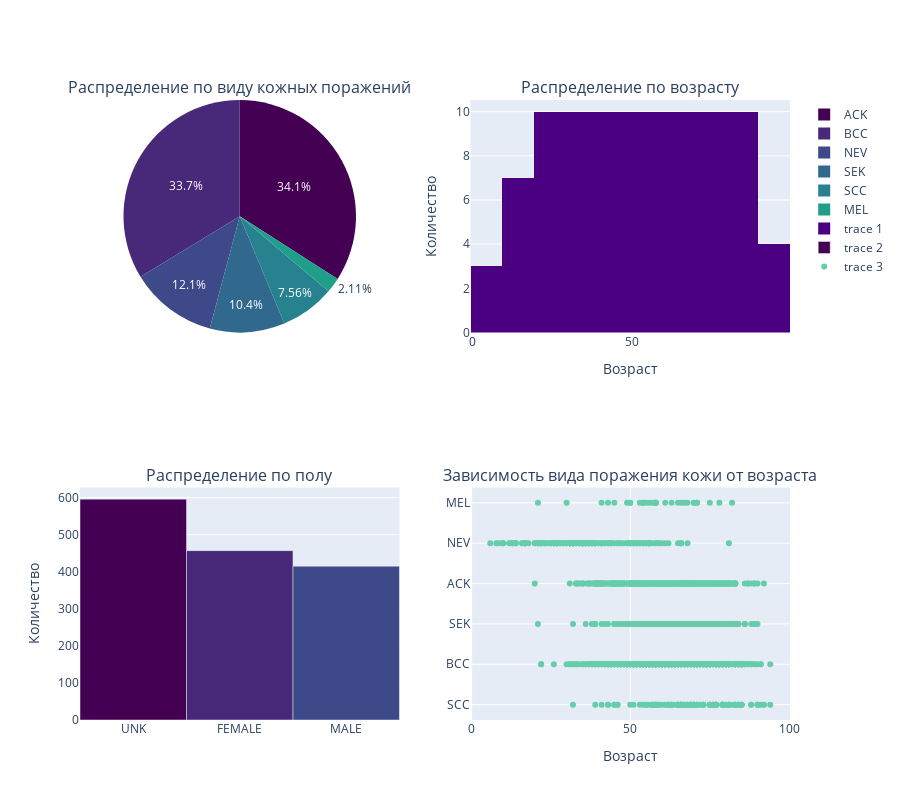

This figure's notebook cell:
### Markdown cell above
Заполним пропуски в столбце "gender" для рассмотрения полноты данных по основным признакам путем динамической визуализации.

### Code cell
# Добавление динамической визуализации


fig = make_subplots(rows=2, cols=2,
                    specs=[[{"type": "domain"}, {"type": "xy"}],
                           [{"type": "xy"}, {"type": "xy"}]],
                    subplot_titles=(
                        "Распределение по виду кожных поражений",
                        "Распределение по возрасту",
                        "Распределение по полу",
                        "Зависимость вида поражения кожи от возраста"
                    )
)

diagnostic = raw_data['diagnostic'].value_counts()
fig.add_trace(
    go.Pie(
        labels=diagnostic.index.tolist(),
        values=diagnostic.values.tolist(),
        marker=dict(colors=px.colors.sequential.Viridis)
        ),
    row=1, col=1
)

age = raw_data['age'].value_counts()
fig.add_trace(
    go.Histogram(
        x=age.index,
        y=age.values,
        marker_color='indigo'
        ),
    row=1, col=2
)

data_without_nan = raw_data['gender'].cat.add_categories("UNK").fillna("UNK")
gender = data_without_nan.value_counts()
fig.add_trace(
    go.Bar(
        x=gender.index,
        y=gender.values,
        marker_color=px.colors.sequential.Viridis
        ),
    row=2, col=1
)

fig.add_trace(
    go.Scatter(
        x=raw_data['age'],
        y=raw_data['diagnostic'],
        mode='markers',
        marker=dict(color='mediumaquamarine')
        ),
    row=2, col=2
)

fig.update_xaxes(title_text="Возраст", row=1, col=2)
fig.update_xaxes(title_text="Возраст", row=2, col=2)
fig.update_yaxes(title_text="Количество", row=1, col=2)
fig.update_yaxes(title_text="Количество", row=2, col=1)
fig.update_layout(height=800)

fig.show()

### Figure 1 — Plotly figure (JSON) as saved in the notebook; plotly's stock layout.template omitted (floating-point values rounded to 4 significant figures; data arrays with more than 128 entries replaced by an {"elided": "..."} marker saying what was removed)
{"data": [{"domain": {"x": [0, 0.45], "y": [0.625, 1]}, "labels": ["ACK", "BCC", "NEV", "SEK", "SCC", "MEL"], "marker": {"colors": ["#440154", "#482878", "#3e4989", "#31688e", "#26828e", "#1f9e89", "#35b779", "#6ece58", "#b5de2b", "#fde725"]}, "type": "pie", "values": [500, 495, 178, 153, 111, 31]}, {"marker": {"color": "indigo"}, "type": "histogram", "x": [55, 58, 62, 71, 70, 57, 68, 52, 69, 66, 53, 63, 60, 54, 75, 67, 73, 64, 65, 56, 51, 59, 77, 61, 50, 74, 79, 78, 47, 72, 80, 45, 81, 39, 46, 83, 41, 76, 49, 44, 43, 35, 32, 85, 37, 48, 82, 42, 38, 40, 31, 84, 36, 33, 22, 34, 88, 90, 21, 17, 27, 86, 89, 26, 30, 25, 87, 92, 14, 91, 13, 23, 20, 28, 29, 10, 8, 94, 16, 24, 12, 18, 6, 9], "xaxis": "x", "y": [44, 44, 42, 40, 39, 38, 38, 37, 37, 37, 36, 35, 35, 35, 35, 34, 34, 33, 32, 31, 31, 29, 29, 28, 26, 25, 25, 25, 24, 23, 23, 23, 22, 21, 20, 20, 18, 16, 16, 16, 16, 14, 13, 12, 12, 11, 11, 11, 11, 11, 10, 10, 10, 8, 7, 7, 6, 6, 6, 6, 6, 6, 5, 5, 4, 4, 4, 3, 3, 3, 3, 3, 3, 3, 3, 3, 2, 2, 2, 2, 2, 1, 1, 1], "yaxis": "y"}, {"marker": {"color": ["#440154", "#482878", "#3e4989", "#31688e", "#26828e", "#1f9e89", "#35b779", "#6ece58", "#b5de2b", "#fde725"]}, "type": "bar", "x": ["UNK", "FEMALE", "MALE"], "xaxis": "x2", "y": [596, 457, 415], "yaxis": "y2"}, {"marker": {"color": "mediumaquamarine"}, "mode": "markers", "type": "scatter", "x": {"elided": "1468 int values"}, "xaxis": "x3", "y": {"elided": "1468 str values"}, "yaxis": "y3"}], "layout": {"annotations": [{"font": {"size": 16}, "showarrow": false, "text": "Распределение по виду кожных поражений", "x": 0.225, "xanchor": "center", "xref": "paper", "y": 1, "yanchor": "bottom", "yref": "paper"}, {"font": {"size": 16}, "showarrow": false, "text": "Распределение по возрасту", "x": 0.775, "xanchor": "center", "xref": "paper", "y": 1, "yanchor": "bottom", "yref": "paper"}, {"font": {"size": 16}, "showarrow": false, "text": "Распределение по полу", "x": 0.225, "xanchor": "center", "xref": "paper", "y": 0.375, "yanchor": "bottom", "yref": "paper"}, {"font": {"size": 16}, "showarrow": false, "text": "Зависимость вида поражения кожи от возраста", "x": 0.775, "xanchor": "center", "xref": "paper", "y": 0.375, "yanchor": "bottom", "yref": "paper"}], "height": 800, "xaxis": {"anchor": "y", "domain": [0.55, 1], "title": {"text": "Возраст"}}, "xaxis2": {"anchor": "y2", "domain": [0, 0.45]}, "xaxis3": {"anchor": "y3", "domain": [0.55, 1], "title": {"text": "Возраст"}}, "yaxis": {"anchor": "x", "domain": [0.625, 1], "title": {"text": "Количество"}}, "yaxis2": {"anchor": "x2", "domain": [0, 0.375], "title": {"text": "Количество"}}, "yaxis3": {"anchor": "x3", "domain": [0, 0.375]}}}
